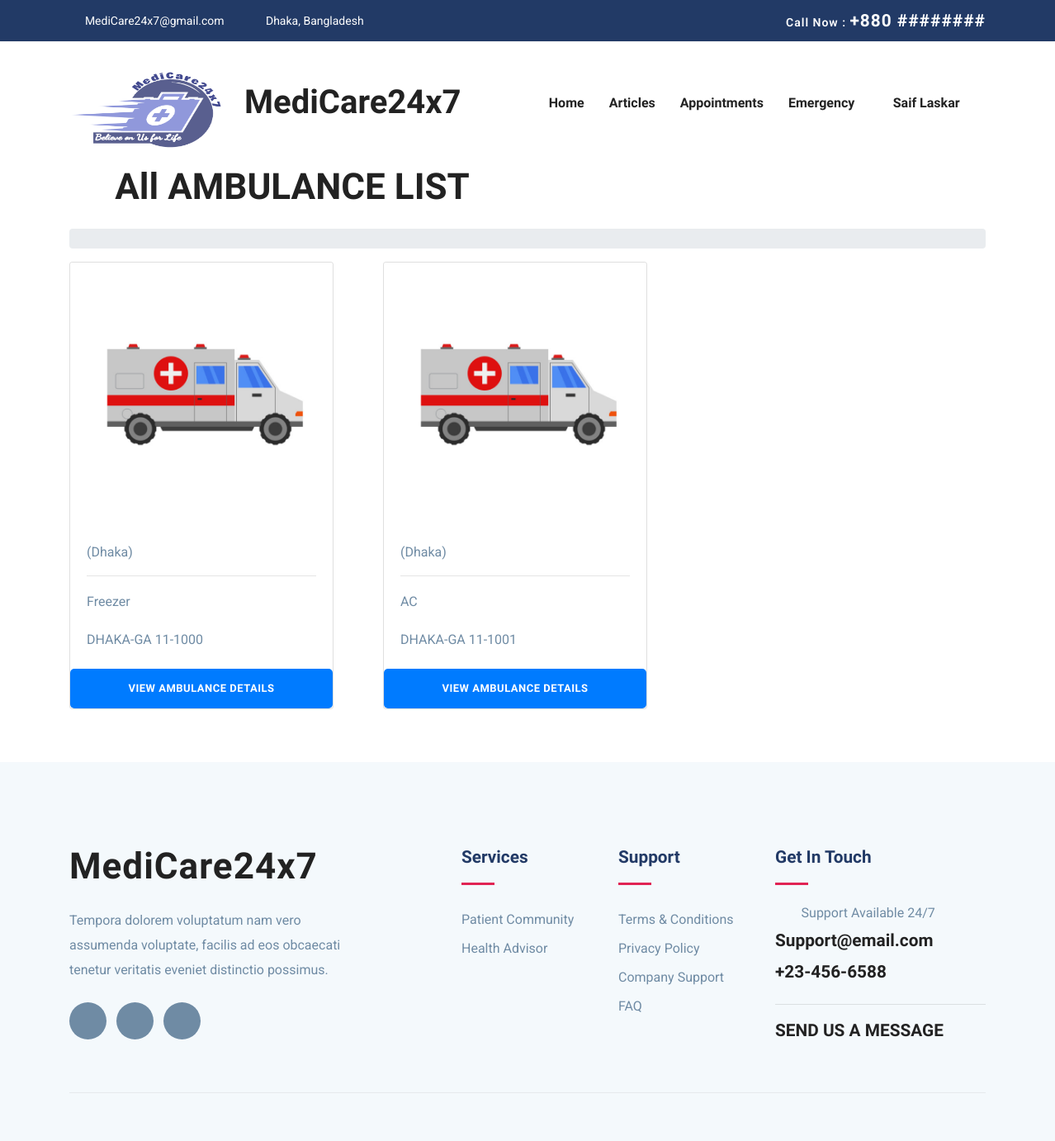
The page /staff-all-ambulance/ (signed in) on the database its author committed.
### accounts/models.py (models this page shows, shortened)
class UserModel(AbstractBaseUser, PermissionsMixin):
    email = models.EmailField(max_length=255, unique=True)  # Email
    name = models.CharField(max_length=255)  # Name
    is_patient = models.BooleanField(default=False)  # True if patient
    is_doctor = models.BooleanField(default=False)  # True if doctor
    is_active = models.BooleanField(default=True)  # True if active
    is_staff = models.BooleanField(default=False)
    is_admin = models.BooleanField(default=False)
    is_superuser = models.BooleanField(default=False)
    date_joined = models.DateTimeField(auto_now_add=True)
    USERNAME_FIELD = 'email'
    REQUIRED_FIELDS = ['name']  # Email & Password are required by default.
    objects = MyUserManager()  # User manager for the User Model

### ambulance/models.py (models this page shows)
class Ambulance(models.Model): # Ambulance model;
    vehicleNumber= models.CharField(max_length=20, unique=True)
    city= models.CharField(max_length=20, choices= DISTRICTS ,null= False)
    category= models.CharField(max_length=20,choices= CATEGORY ,null= False)
    driverName= models.CharField(max_length=20, null=True, blank=True)
    driverContact= models.CharField(max_length=20, null=True, blank=True)
    driverEmail= models.EmailField(max_length=20, null=True, blank=True)
    driverAddress= models.CharField(max_length=20, null=True, blank=True)
    driverNID= models.CharField(max_length=20, null=True, blank=True, unique=True)
    driverLicense= models.CharField(max_length=20, null=True, blank=True,unique=True)
    driverBloodGroup= models.CharField(max_length=20, null=True, blank=True)
    driverGender= models.CharField(max_length=20, null=True, blank=True)
    driverImage= models.ImageField(null=True, blank=True)
    ambulanceImage= models.ImageField(null=True, blank=True)
    rentInterDivision = models.IntegerField(null=True, blank=True)
    rentIntraDivision = models.IntegerField(null=True, blank=True)
    available = models.BooleanField(default=True)

### ambulance/views.py (the view)
# urls.py: path('staff-all-ambulance/', staff_abmulance_view, name='staff-all-ambulance'),
def staff_abmulance_view(request): # staff-all-ambulance view, this view is for staff to view all ambulances
    ambulances = Ambulance.objects.all() # get all ambulances from the database
    context = {
        'ambulances': ambulances, # pass the ambulances to the context
    }
    return render(request, 'ambulance/staff-all-ambulance.html', context) # render the staff-all-ambulance.html template with the context

### templates/ambulance/staff-all-ambulance.html (shortened to what this page needs)
{% extends "base.html" %}
{% load static %}
{% block content %}
<section>
    <div class="container text-center">
        <div class="row">
            <div class="col-lg-6 col-md-12 text-center">
                <div class="blog-breadcrumbs-area">
                    <div class="blog-breadcrumbs-left">
                        <h2 >All AMBULANCE LIST</h2>
                    </div>
                </div>
            </div>
            <div class="col-lg-3 col-md-12">
            </div>
        </div>
        <div class="row mt-3">
            <div class="col-lg-12">
                <div class="blog-breadcrumbs-right">
                    <ol class="breadcrumb">
                    </ol>
                </div>
            </div>
        </div>
    </div>
    <div class="container">
        <div class="row">
            <div class="col-lg-12">
                <div class="row mb-5">
                    {% for ambulance in ambulances %}
                    <div class="col-lg-4 mb-3">
                        <div class="card" style="width: 20rem;">
                            {% if ambulance.ambulanceImage %}
                            <img class="card-img-top" src="{{ ambulance.ambulanceImage.url }}" alt="Card image cap">
                            {% else %}
                            <img class="card-img-top" src="{% static 'images/placeholders/ambulance-placeholder.jpg'  %}" alt="Card image cap">
                            {% endif %}
                            <div class="card-body">
                                    {% if ambulance.city %}
                                    ({{ ambulance.city }})
                                    {% endif %}
                                <hr/>
                                {% if ambulance.category %}
                                <p class="card-text">{{ ambulance.category }}</p>
                                {% endif %}
                                {% if ambulance.vehicleNumber %}
                                <p class="card-text">{{ ambulance.vehicleNumber }}</p>
                                {% endif %}
                            </div>
                            <a href="#" class="btn btn-primary">View Ambulance Details</a>
                        </div>
                    </div>
                    {% endfor %}
                </div>
            </div>
        </div>
    </div>
</section>
{% endblock %}

### templates/navbar.html (shortened to what this page needs)
{% load static %}
<nav class="navbar navbar-expand-lg navigation" id="navbar">
    <div class="container">
        <a class="navbar-brand" href="{% url 'home' %}">
            <h1><img src="{% static 'images/logo1.png' %}" alt="" class="img-fluid" style="width: 212px ;height: 106px;">MediCare24x7</h1>
        </a>
        <div class="collapse navbar-collapse" id="navbarmain">
            <ul class="navbar-nav ml-auto">
                <li class="nav-item active">
                    <a class="nav-link" href="{% url 'home' %}">Home</a>
                </li>
                <li class="nav-item"><a class="nav-link" href="#">Articles</a></li>
                {% if request.user.is_authenticated and request.user.is_doctor %}
                <li class="nav-item">
                    <a class="nav-link" href="#">Appointments</a>
                </li>
                {% elif request.user.is_authenticated and request.user.is_patient %}
                <li class="nav-item">
                    <a class="nav-link" href="#">Appointments</a>
                </li>
                {% endif %}
                <li class="nav-item dropdown">
                    <a class="nav-link dropdown-toggle" href="#" id="dropdown02"
                       data-toggle="dropdown" aria-haspopup="true" aria-expanded="false">Emergency <i
                            class="icofont-thin-down"></i></a>
                </li>
                {% if request.user.is_authenticated %}
                <li class="nav-item dropdown">
                    <a class="nav-link dropdown-toggle" href="#" id="dropdown03" data-toggle="dropdown"
                       aria-haspopup="true" aria-expanded="false">{{ request.user.name }} <i
                            class="icofont-thin-down"></i></a>
                </li>
                {% endif %}
            </ul>
        </div>
    </div>
</nav>

### static-files/css/style.css (style rules this page uses)
html { overflow-x: hidden; }
body { line-height: 1.6; font-family: "Roboto", sans-serif; -webkit-font-smoothing: antialiased; font-size: 16px; color: #6F8BA4; font-weight: 400; }
h1, .h1, h2, .h2, h3, .h3, h4, .h4, h5, .h5, h6, .h6 { font-family: "Exo", sans-serif; font-weight: 700; color: #222; }
h1, .h1 { font-size: 2.5rem; }
h2, .h2 { font-size: 44px; }
p { line-height: 30px; }
.btn { display: inline-block; font-size: 14px; font-size: 0.8125rem; font-weight: 700; letter-spacing: .5px; padding: .75rem 2rem; font-family: "Exo", sans-serif; text-transform: uppercase; border-radius: 5px; border: 2px solid transparent; transition: all .35s ease; }
a { color: #222; text-decoration: none; transition: all .35s ease; }
#navbarmain { padding: 20px 0px; }
#navbarmain .nav-link { font-weight: 600; padding: 10px 15px; color: #222; font-family: "Exo", sans-serif; text-transform: capitalize; font-size: 16px; transition: all .25s ease; }
.dropdown-toggle::after { display: none; }
.navbar-brand { margin-top: 10px; }

### rows shown on the page
UserModel: user.name "Saif Laskar"
Ambulance: city "Dhaka", category "Freezer", vehicleNumber "DHAKA-GA 11-1000"
Ambulance: city "Dhaka", category "AC", vehicleNumber "DHAKA-GA 11-1001"
